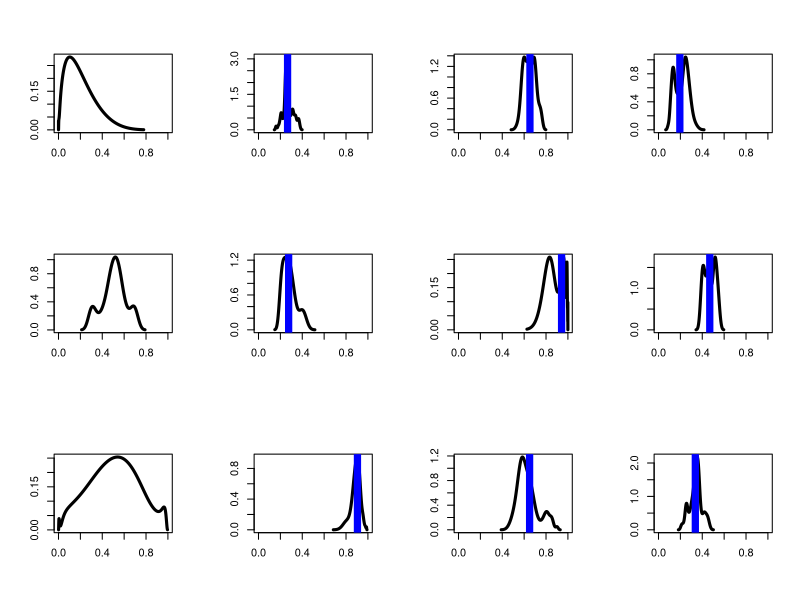

Write the R code that produced this figure. (Note: this script raises an error after producing the figure.)
wd <- "~/morphs-analysis/"
setwd(wd)

library(stats)

#for speaker1 discretization:
grid.steps = 64
grid = seq(0,1,length.out=grid.steps)
cache.index = function(v) {
  return(1+round(v*(grid.steps-1)))
}

#example items from experiment, 15 each distribution
down.examples <- c(0.04583, 0.003231, 0.07391, 0.01884, 0.00003024, 0.04158,
                   0.09081, 0.06746, 0.01949, 0.1007, 0.1633, 0.1441, 0.1655,
                   0.2697, 0.2161)
mid.examples <- c(0.31404, 0.30456, 0.39520, 0.56064, 0.49728, 0.53187, 0.55993,
                  0.47519, 0.54332, 0.48362, 0.51678, 0.44763, 0.68272, 0.61375,
                  0.69832)
unif.examples <- c(0.9730805, 0.0589135, 0.1332413, 0.5568001, 0.6201130, 0.4243146,
                   0.4176713, 0.2215742, 0.6778150, 0.6834636, 0.8716204, 0.5641932,
                   0.3503760, 0.9606276, 0.0048311)
examples <- list(down.examples, mid.examples, unif.examples)
names(examples) <- c("down", "mid", "unif")
possible.utterances = c('no-utt', 'pos', 'very pos') #probably OK since Ss see all of
#these in same page
utterance.lengths = c(0,1,2)
utterance.polarities = c(0,+1,+1)

#using r function density to find kernal density, so it's not actually continuous
kernel.granularity <- grid.steps #2^12 #how many points are calculated for the kernel density estimate
est.kernel <- function(dist, bw, adjust) {
  return(density(examples[[dist]], from=0, to=1, n=kernel.granularity,
                 kernel="gaussian", bw=bw, adjust=adjust))
}

#norms the kernel density
#takes in all the points where kernel density is estimated
make.pdf.cache <- function(kernel.est) {
  k = kernel.est$y + 0.0001
  area <- sum(k) 
  normed.dens <- k/area
  return(normed.dens)
}

#creates fn that approximates percentage of area before x
#takes in all the points where kernel density is estimated
make.cdf.cache <- function(kernel.est) {
  cumulants <- cumsum(make.pdf.cache(kernel.est))
  return(cumulants)
}


##caching. (R has strange purity on global assignments, so must use <<- to set cache)
L0.cache <- array(NA,dim = c(grid.steps,grid.steps,grid.steps,length(possible.utterances)))
S1.cache <- array(NA,dim = c(grid.steps,grid.steps,grid.steps,length(possible.utterances)))
cache.misses=0 #to track whether caching is working right.

clear.cache = function(){
  print(paste("L0 cache NAs:", length(is.na(L0.cache))))
  cache.misses<<-0
  L0.cache <<- array(NA,dim = c(grid.steps,grid.steps,grid.steps,length(possible.utterances)))
  S1.cache <<- array(NA,dim = c(grid.steps,grid.steps,grid.steps,length(possible.utterances)))
}


listener0 = function(utterance.idx, thetas.idx, degree.idx, pdf, cdf, thetaGtr) {
  
  if(is.na(L0.cache[degree.idx,thetas.idx[1],thetas.idx[2],utterance.idx])) {
    cache.misses <<- cache.misses + 1
    theta.order = !(thetaGtr & (grid[thetas.idx[1]]>=grid[thetas.idx[2]]))
    if (utterance.idx == 1) { #assume the null utterance
      L0.cache[degree.idx,thetas.idx[1],thetas.idx[2],utterance.idx] <<- theta.order* pdf[degree.idx]
    }  else if(utterance.polarities[utterance.idx] == +1) {
      theta.idx = thetas.idx[utterance.idx-1]
      utt.true = grid[degree.idx] >= grid[theta.idx]  
      true.norm = if(theta.idx==1){1} else {1-cdf[theta.idx-1]}
      L0.cache[degree.idx,thetas.idx[1],thetas.idx[2],utterance.idx] <<- theta.order* utt.true * pdf[degree.idx] / true.norm
    } else {
      theta.idx = thetas.idx[utterance.idx-1]
      theta.idx = thetas.idx[utterance.idx-1]
      utt.true = grid[degree.idx] <= grid[theta.idx] 
      true.norm = cdf[theta.idx]
      L0.cache[degree.idx,thetas.idx[1],thetas.idx[2],utterance.idx] <<- theta.order* utt.true * pdf[degree.idx] / true.norm
    }
  }
  return(L0.cache[degree.idx,thetas.idx[1],thetas.idx[2],utterance.idx])
}

speaker1 = function(thetas.idx, degree.idx, utterance.idx, alpha, utt.cost, pdf, cdf, thetaGtr) {
  
  if(is.na(S1.cache[degree.idx,thetas.idx[1],thetas.idx[2],utterance.idx])) {
    cache.misses <<- cache.misses + 1
    utt.probs = array(0,dim=c(length(possible.utterances)))
    for(i in 1:length(possible.utterances)) {
      l0 = listener0(i, thetas.idx, degree.idx, pdf, cdf, thetaGtr)
      utt.probs[i] <- (l0^alpha) * exp(-alpha * utt.cost *  utterance.lengths[i])
    }
    S1.cache[degree.idx,thetas.idx[1],thetas.idx[2],] <<- utt.probs/sum(utt.probs)
  }
  
  return(S1.cache[degree.idx,thetas.idx[1],thetas.idx[2],utterance.idx])
}

listener1 = function(utterance, alpha, utt.cost, n.samples, step.size,
                     dist, band.width, thetaGtr, adjust) {
  
  utt.idx = which(possible.utterances == utterance)
  
  kernel.est <- est.kernel(dist, band.width, adjust)
  pdf <- make.pdf.cache(kernel.est)
  cdf <- make.cdf.cache(kernel.est)
  
  dim1 <- paste('samp', 1:n.samples, sep='')
  dim2 <- c('degree', paste('theta.', possible.utterances[-1], sep=''))
  dimnames <- list(dim1, dim2)
  samples = matrix(NA, nrow=n.samples, ncol=length(possible.utterances), dimnames=dimnames)
  
  
  #scoring function, to compute (unormalized) probability of state. (should be in log domain?)
  prob.unnormed = function(state) {
    #check bounds:
    if (any(state < 0) || any(state > 1)) {return(0)}
    degree.idx = cache.index(state[1])
    thetas.idx = c(cache.index(state[2]), cache.index(state[3]))#sapply(thetas,cache.index)
    #prior for degree (thetas have unif prior):
    prior = pdf[degree.idx]
    #probbaility speaker would have said this (given state):
    likelihood = speaker1(thetas.idx, degree.idx, utt.idx, alpha, utt.cost, pdf, cdf, thetaGtr)
    return(prior*likelihood)
  }
  
  #initialize chain by rejection:
  print("initializing")
  state.prob=0
  state = runif(length(possible.utterances), 0, 1) #a degree val, and a theta for all but "no-utt"
  while(state.prob==0) {
    state = runif(length(possible.utterances), 0, 1) #a degree val, and a theta for all but "no-utt"
    state.prob = prob.unnormed(state)
  }
  samples[1,] = state
  
  #make an MH proposal, spherical gaussian on degree and thetas. 
  make.proposal = function(v) {
    perturbations = rnorm(length(v), mean = 0, sd = step.size)
    return(v + perturbations)
  }
  
  #run mcmc chain:
  print("running mcmc")
  n.proposals.accepted = 0
  for (i in 2:n.samples) {
    proposal = make.proposal(state)
    proposal.prob = prob.unnormed(proposal)
    #MH acceptance, assumes proposal is symmetric:
    if(runif(1,0,1) <= min(1, proposal.prob/state.prob)) {
      n.proposals.accepted = n.proposals.accepted + 1
      state = proposal
      state.prob = proposal.prob
    }
    samples[i,] = state
  }
  
  print("acceptance rate:")
  print(n.proposals.accepted/(n.samples-1))
  print("misses since last cache clear:")
  print(cache.misses)
  
  return(list(samples=samples, prop.accepted=n.proposals.accepted/(n.samples-1)))
}

dists <- c("down", "mid", "unif")
myapply <- function(f) {
  c(sapply(dists, function(dist) {
    return(c(sapply(possible.utterances, function(utterance) {
      return(f(dist, utterance))
    })))
  }))
}

logit <- function(v) {
  return(sapply(v, function(p) {
    return(log(p) - log(1-p))
  }))
}

logistic <- function(v) {
  return(sapply(v, function(x) {
    return(1/(1+exp(-x)))
  }))
}

#horribly messy graph function
kernel.dens.plot <- function(model.runs, label) {
  n.samples <- length(model.runs[["down"]][["no-utt"]][["samples"]][,"degree"])
  distributions <- myapply(function(d,u) {
    return(rep(d, n.samples))
  })
  modifiers <- myapply(function(d,u) {
    return(rep(u, n.samples))
  })
  mp <- myapply(function(d,u) {
    df <- model.runs[[d]][[u]]
    return(df[["samples"]][,"degree"])
  })
  mydata <- data.frame(dist=distributions, mod=modifiers, mp=mp)
  png(paste(c(label, "-kernel-dens-est.png"), collapse=""), 2200, 1500, pointsize=32)
  par(mfrow=c(3,4))
  lapply(dists, function(d) {
    f <- density(logit(examples[[d]]), kernel="gaussian", bw="sj")
    #     if (d == "unif") {
    #       xlab <- "feppiness"
    #       ylab <- "density"
    #     } else {
    xlab=""
    ylab=""
    #     }
    plot(logistic(f$x), f$y, type="l", main="", xlab=xlab, ylab=ylab, xlim=c(0,1),
         font.main=32, lwd=3)
    lapply(possible.utterances, function(m) {
      #       if (d == "unif" && m == "no-utt") {
      #         xlab <- "feppiness"
      #         ylab <- "density"
      #       } else {
      xlab=""
      ylab=""
      #       }
      samples <- mydata$mp[mydata$dist == d & mydata$mod == m]
      f <- density(logit(samples), kernel="gaussian", bw="sj")
      plot(logistic(f$x), f$y, type="l", main="", ylab=ylab, xlab=xlab, xlim=c(0,1),
           font.main=32, lwd=3)
      mu <- mean(samples)
      abline(v = mu, col="blue", lwd=7)
    })
  })
  dev.off()
}

#run model with these values of parameters
model <- function(alpha, utt.cost, thetaGtr, label, adjust) {
  n.true.samples <- 10#3000#30000 #number of samples to keep
  lag <- 5 #number of samples to skip over
  burn.in <- 10
  n.samples <- n.true.samples * lag + burn.in
  step.size <- 0.03 #note this may not be appropriate for all conditions.
  
  model.runs <- lapply(dists, function(dist) {
    clear.cache()
    return(lapply(possible.utterances, function(utterance) {
      listener1(utterance, alpha=alpha, utt.cost=utt.cost, n.samples=n.samples,
                step.size=step.size, dist=dist, band.width="SJ", thetaGtr=thetaGtr, adjust)
    }))
  })
  model.runs <- lapply(model.runs, function(run) {
    names(run) <- possible.utterances
    return(run)
  })
  names(model.runs) <- dists
  kernel.dens.plot(model.runs, label)
  
  graph.dist <- myapply(function(d,u){return(d)})
  graph.utterance <- myapply(function(d,u){return(u)})
  graph.means <- myapply(function(d,u){
    du.name <- paste(c(label, "-", d, "-", u, ".data"), collapse="")
    du.frame <- model.runs[[d]][[u]]
    #save all data
    write.table(du.frame, du.name)
    return(mean(du.frame[["samples"]][,"degree"]))
  })
  write.table(graph.means, paste(c(label, "-means.data"), collapse=""))
  graph.data <- (matrix(data=graph.means, nrow=3, ncol=3,
                        dimnames=list(c("none", "adj", "very"),
                                      c("peakedDown", "peakedMid", "uniform"))))
  png(paste(c(label, ".png"), collapse=""))
  graph.title <- paste(c("model alpha=", alpha, ", cost=", utt.cost), collapse="")
  novel.adj.bar <- barplot(as.matrix(graph.data), main=graph.title,
                           ylab="feppiness", beside=TRUE, col=rainbow(3), ylim=c(0,1))
  legend("topleft", c("wug", "feppy wug", "very feppy wug"), cex=0.6, bty="n", fill=rainbow(3));
  dev.off()
  return(graph.means)
}

timestamp <- as.character(unclass(Sys.time()))

mainDir <- wd
subDir <- paste(c("output", timestamp), collapse="")

if (!(file.exists(subDir))) {
  dir.create(file.path(mainDir, subDir))
}

time.label <- function(alpha, cost, very.len, adjust, i) {
  return(paste(c("output", timestamp, "/alpha", alpha, "_cost", cost, "_very.len", very.len,
                 "_adjust", adjust, "_run", i), collapse=""))
}

convert.logit <- F

expt.means <- c(0.3774988, 0.2063296, 0.4692256, 0.6403353, 0.5309518, 0.8261740, 0.6875057, 0.5141071, 0.9364525)
#run the model with different values of free parameters
sapply(1:1, function(i) {
  sapply(c(1), function(alpha) {
    sapply(c(1), function(cost) {
      sapply(c(1), function(adjust) {
        model.means <- model(alpha=alpha, utt.cost=cost, thetaGtr=F,
                             label=time.label(alpha, cost, 2, adjust, i), adjust)
        print(paste("Correlation:", cor(model.means, expt.means)))
        print(paste("adjust:", adjust))
        print(paste("alpha:", alpha))
      })
    })
  })
})
